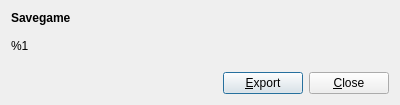
<?xml version="1.0" encoding="UTF-8"?>
<ui version="4.0">
 <class>SavegameDialog</class>
 <widget class="QDialog" name="SavegameDialog">
  <property name="geometry">
   <rect>
    <x>0</x>
    <y>0</y>
    <width>400</width>
    <height>105</height>
   </rect>
  </property>
  <property name="windowTitle">
   <string>Savegame Viewer</string>
  </property>
  <property name="modal">
   <bool>true</bool>
  </property>
  <layout class="QVBoxLayout" name="vlSavegameDialog">
   <item>
    <widget class="QLabel" name="labSavegameText">
     <property name="text">
      <string>&lt;span style=&quot; font-weight:600;&quot;&gt;Savegame&lt;/span&gt;&lt;br&gt;&lt;br&gt;%1</string>
     </property>
     <property name="alignment">
      <set>Qt::AlignLeading|Qt::AlignLeft|Qt::AlignTop</set>
     </property>
     <property name="wordWrap">
      <bool>true</bool>
     </property>
    </widget>
   </item>
   <item>
    <spacer name="vsSavegame">
     <property name="orientation">
      <enum>Qt::Vertical</enum>
     </property>
     <property name="sizeHint" stdset="0">
      <size>
       <width>0</width>
       <height>0</height>
      </size>
     </property>
    </spacer>
   </item>
   <item>
    <layout class="QHBoxLayout" name="hlButtons">
     <item>
      <spacer name="hsButtons">
       <property name="orientation">
        <enum>Qt::Horizontal</enum>
       </property>
       <property name="sizeHint" stdset="0">
        <size>
         <width>0</width>
         <height>0</height>
        </size>
       </property>
      </spacer>
     </item>
     <item>
      <widget class="QPushButton" name="cmdCopy">
       <property name="sizePolicy">
        <sizepolicy hsizetype="Minimum" vsizetype="Minimum">
         <horstretch>0</horstretch>
         <verstretch>0</verstretch>
        </sizepolicy>
       </property>
       <property name="text">
        <string>&amp;Export</string>
       </property>
      </widget>
     </item>
     <item>
      <widget class="QPushButton" name="cmdClose">
       <property name="sizePolicy">
        <sizepolicy hsizetype="Minimum" vsizetype="Minimum">
         <horstretch>0</horstretch>
         <verstretch>0</verstretch>
        </sizepolicy>
       </property>
       <property name="text">
        <string>&amp;Close</string>
       </property>
      </widget>
     </item>
    </layout>
   </item>
  </layout>
 </widget>
 <resources/>
 <connections/>
</ui>
